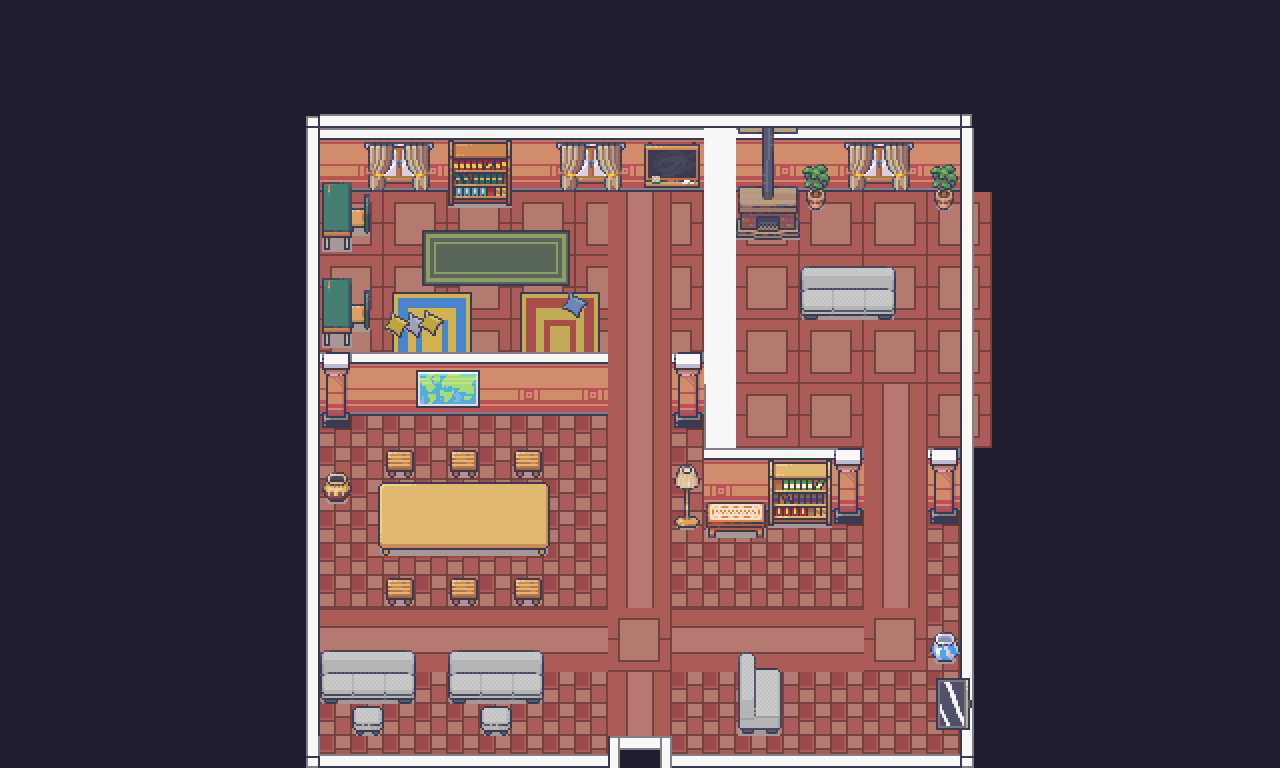

Rendered tile map (Tiled .tmx) drawn with the repository's tilesets; below, a short description and the map source with its tile grids summarised:
An orthogonal 40x24 tile map with 32x32 px tiles, 5 tile layers (collision, back, Calque de Tuiles 1, Mobilier, ...), 3 tilesets.

<map version="1.10" tiledversion="1.11.0" orientation="orthogonal" renderorder="right-down" width="40" height="24" tilewidth="32" tileheight="32" infinite="0" nextlayerid="6" nextobjectid="1">
 <tileset firstgid="1" source="MUR 32x32.tsx" />
 <tileset firstgid="101" source="INTERIEUR 32x32.tsx" />
 <tileset firstgid="1525" source="MUR 32x32 ROUGE.tsx" />
 <layer id="5" name="collision" width="40" height="24">
  <data>[960 cells, 747 non-empty, 1 distinct tile ids]</data>
 </layer>
 <layer id="2" name="back" width="40" height="24">
  <data>[960 cells, 747 non-empty, 6 distinct tile ids]</data>
 </layer>
 <layer id="1" name="Calque de Tuiles 1" width="40" height="24">
  <data>[960 cells, 324 non-empty, 28 distinct tile ids]</data>
 </layer>
 <layer id="4" name="Mobilier" width="40" height="24">
  <data>[960 cells, 99 non-empty, 73 distinct tile ids]</data>
 </layer>
 <layer id="3" name="devant" width="40" height="24">
  <data>[960 cells, 71 non-empty, 44 distinct tile ids]</data>
 </layer>
</map>
